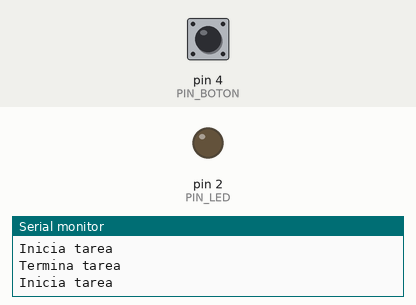
A sketch run on a simulated Arduino Uno, built with avr-gcc and run on an emulated ATmega328P. On the bench: output pins drawn as LEDs (lit = HIGH), the last lines printed to the serial monitor. The inputs (shaded band) are chosen by the test bench; at power-on: pin 4 (PIN_BOTON) LOW.

Above: at 2.8 s.
2.9 s: pin 4 (PIN_BOTON) pulled HIGH for 1.2 s
At 7.0 s:
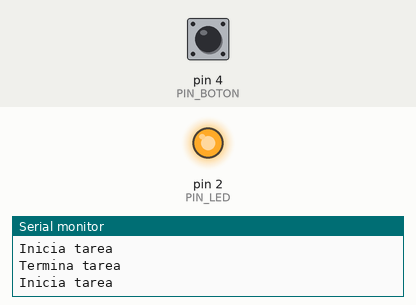
7.5 s: pin 4 (PIN_BOTON) pulled HIGH for 3.2 s
At 12.7 s:
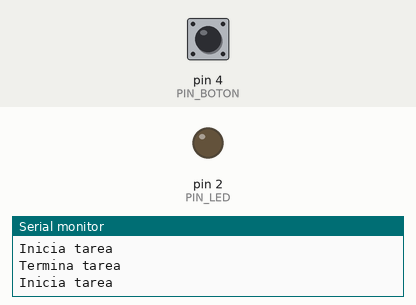
Timing chart, 0 to 14.2 s (numbered marks = the images above; inputs shaded):
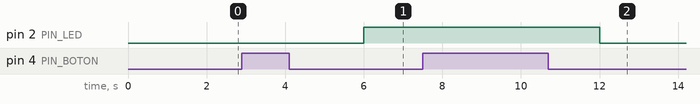

Measured:
- after the input at 2.9 s, pin 2 (PIN_LED): LOW → HIGH after 3.1 s
- after the input at 7.5 s, pin 2 (PIN_LED): HIGH → LOW after 4.5 s

The sketch:

botonLedSinInt.ino
```cpp
/*
* botonLedSinInt.ino
*
* Este programa hace que el led de status del microcontrolador
* ESP32 DEVKIT DOIT de 30 pines o un LED conectado al pin 2,
* cambie de estado (de apagado a prendido o viceversa) cada
* vez que se presiona el interruptor de botón.
*
* Uno de los polos del interruptor de botón está conectado
* al pin 4 y el otro al pin 3.3V. Hay una resistencia de
* 10 KOhm entre tierra y el pin 4.
*
* Entre checadas del estado del boton, suponemos que el
* microcontrolador ESP32 realiza una tarea que le lleva
* TIEMPO_TAREA ms. Durante ese tiempo si el usuario presiona
* el boton, no es detectado por el microcontrolador ESP32.
*
* No usa la funcion delay(). En lugar de ello utiliza la
* biblioteca NoDelay. Esto permite que otro codigo ejecute al
* mismo tiempo que se encuentra en el periodo de espera.
*
* Este programa utiliza la biblioteca Bounce2 para eliminar
* el ruido en la conmutación de los interruptores
*/
#include <NoDelay.h>
#include <Bounce2.h>
// Pin a la que esta conectado el interruptor, GPIO4
const unsigned int PIN_BOTON = 4;
// Pin a la que esta conectado el LED, GPIO2
const unsigned int PIN_LED = 2;
// Duracion en ms de la tarea que ejecuta el Microcontrolador ESP32
const long TIEMPO_TAREA = 1000;
// Velocidad de transmisión del puerto serie
const unsigned int BAUD_RATE = 115200;
// Define los posibles estados del LED
typedef enum {
LED_APAGADO,
LED_ENCENDIDO
} estadoLed;
// Variable que guarda el estado del LED
estadoLed edoLed;
// Crea una instancia de la clase noDelay
// que determina si han transcurrido TIEMPO_TAREA ms
noDelay pausa(TIEMPO_TAREA);
// Crea una instancia de la clase Bounce
Bounce debouncer = Bounce();
void apagaLED();
void enciendeLED();
void setup() {

  // Establece el pin PIN_LED (GPIO2) como de salida.
pinMode(PIN_LED,OUTPUT);
// Establece el pin PIN_BOTON (GPIO4) como de entrada.
pinMode(PIN_BOTON, INPUT);
// Establece el interruptor de boton al que se le
// eliminara el ruido
debouncer.attach(PIN_BOTON);
// Establece el intervalo (en ms) de espera para eliminar
// el ruido
debouncer.interval(25);
// Establece la velocidad de transmisión del puerto serie al
// valor BAUD_RATE
Serial.begin(BAUD_RATE);
// Establece el estado inicial del LED
apagaLED();
// Inicializa la tarea simulada
Serial.println("Inicia tarea");
}
void loop() {
// Verifica si ss termino de ejecutar la tarea
if (pausa.update()) {
Serial.println("Termina tarea");
// Actualiza el estadoBoton de la instancia del objeto
// Bounce.
debouncer.update();
// Cambia el estado del led solo si el estado del botón
// cambio de HIGH a LOW
if (debouncer.fell()) {
// Prender/apagar el LED
switch(edoLed) {
case LED_APAGADO:
enciendeLED();
break;
case LED_ENCENDIDO:
apagaLED();
}
}
Serial.println("Inicia tarea");
}
}
/**
* Esta funcion apaga el LED de status del microcontrolador
* ESP32 DEVKIT DOIT de 30 pines o un LED conectado al pin 2
* También actualiza la variable edoLed al valor LED_APAGADO
*/
void apagaLED() {
// Apaga el LED
digitalWrite(PIN_LED, LOW);
// Actualiza la variable que guarda el estado del LED
edoLed = LED_APAGADO;
}
/**
* Esta funcion enciende el LED de status del microcontrolador
* ESP32 DEVKIT DOIT de 30 pines o un LED conectado al pin 2
* También actualiza la variable edoLed al valor ENCENDIDO
*/
void enciendeLED() {
// Enciende el LED
digitalWrite(PIN_LED, HIGH);
// Actualiza la variable que guarda el estado del LED
edoLed = LED_ENCENDIDO;
}
```
